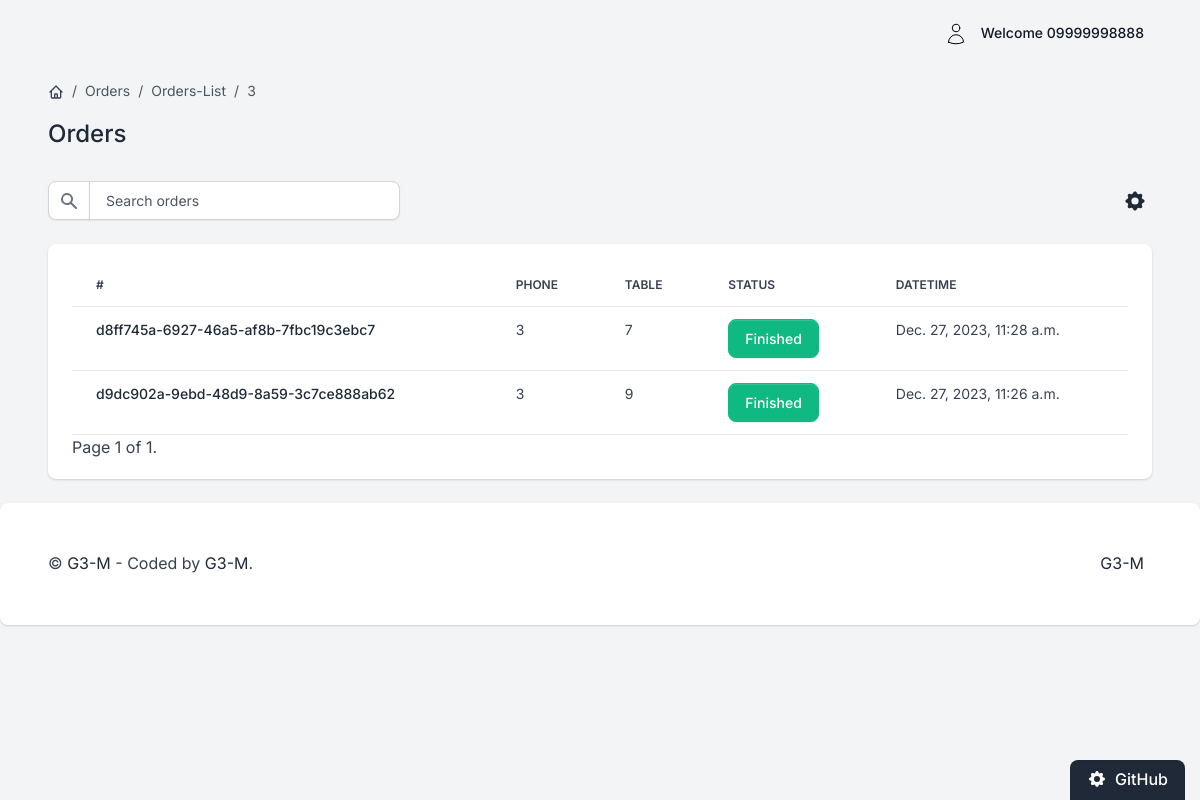
/orders/orders/3 (signed in), run on an earlier commit of the app's database.
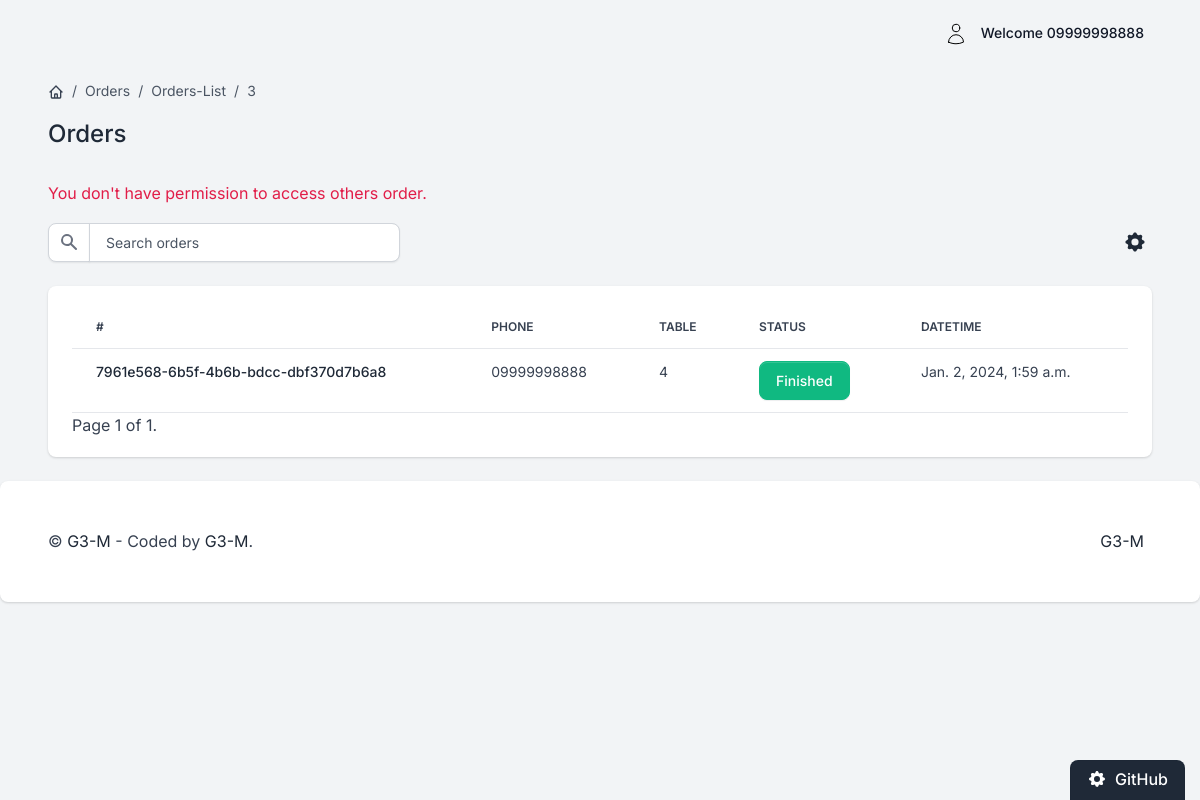
And on a later commit of the database.
### order/models.py (models this page shows, shortened)
class Order(BaseModel):
    status_fields = [("W", "Waiting"),
                     ("C", "Canceled"),
                     ("P", "Preparation"),
                     ("T", "Transmission"),
                     ("F", "Finished")]
    customer_phone = models.CharField(max_length=100, blank=True, null=True)
    id = models.UUIDField(primary_key=True, default=uuid.uuid4)
    status = models.CharField(max_length=1, choices=status_fields, default='W')
    table = models.ForeignKey(Table, on_delete=models.SET_NULL, null=True, related_name='orders')
    class Meta:
        ordering = ['-created_at']
        indexes = [
            models.Index(fields=['-created_at']),
        ]

### tables/models.py (models this page shows, shortened)
class Table(BaseModel):
    status_fields = [("R", "Reserved"), ("E", "Empty"), ("F", "Full"), ("T", "TakeAway")]
    number = models.PositiveIntegerField()
    status = models.CharField(max_length=1, choices=status_fields, default='E')

### order/views.py (the view)
# urls.py: path('orders/<str:phone>', views.ListOrderPhoneView.as_view(), name='phone-orders'),
class ListOrderPhoneView(LoginRequiredMixin, View):
    template_name = 'Order_ListPhoneOrder.html'
    paginate_by = 10
    def get(self, request, phone):
        phone = str(phone)
        if request.user.is_superuser or request.user.is_staff:
            orders = Order.objects.filter(customer_phone=phone).select_related('table').order_by('-created_at')
        else:
            if not str(request.user.phone_number) == phone:
                messages.error(request, "You don't have permission to access others order.")
                orders = Order.objects.filter(customer_phone=request.user.phone_number).select_related('table').order_by('-created_at')
            else:
                orders = Order.objects.filter(customer_phone=request.user.phone_number).select_related('table').order_by('-created_at')
        paginator = Paginator(orders, self.paginate_by)
        page = request.GET.get('page')
        try:
            orders = paginator.page(page)
        except PageNotAnInteger:
            orders = paginator.page(1)
        except EmptyPage:
            orders = paginator.page(paginator.num_pages)
        return render(request, self.template_name, {'user_order': orders, 'phone': phone})

### core/models.py (called while the page is built)
    def get_queryset(self):
        return super().get_queryset().filter(deleted_at__isnull=True)

### templates/Order_ListPhoneOrder.html (shortened to what this page needs)
{% extends "base.html" %}
{% block content %}
  <div class="d-flex justify-content-between flex-wrap flex-md-nowrap align-items-center py-4 mx-5">
      <div class="d-block mb-4 mb-md-0">
          <nav aria-label="breadcrumb" class="d-none d-md-inline-block">
              <ol class="breadcrumb breadcrumb-dark breadcrumb-transparent">
                  <li class="breadcrumb-item">
                      <a href="{% url 'core:home' %}">
                      </a>
                  </li>
                  <li class="breadcrumb-item active" aria-current="page">Orders</li>
                  <li class="breadcrumb-item active" aria-current="page">Orders-List</li>
                  <li class="breadcrumb-item active" aria-current="page">{{ phone }}</li>
              </ol>
          </nav>
          <h2 class="h4">Orders</h2>
      </div>
  </div>
    <div class="mx-5">
        {% if messages %}
            <p class="text-danger">
                {% for message in messages %}
                    {{ message }}
                {% endfor %}</p>
        {% endif %}
    </div>
  <div class="table-settings mb-4 mx-5">
      <div class="row align-items-center justify-content-between">
          <div class="col col-md-6 col-lg-3 col-xl-4">
              <div class="input-group me-2 me-lg-3 fmxw-400">
                  <span class="input-group-text">
                  </span>
                  <input type="text" class="form-control" placeholder="Search orders">
              </div>
          </div>
          <div class="col-4 col-md-2 col-xl-1 ps-md-0 text-end">
              <div class="dropdown">
                  <button class="btn btn-link text-dark dropdown-toggle dropdown-toggle-split m-0 p-1" data-bs-toggle="dropdown" aria-haspopup="true" aria-expanded="false">
                  </button>
              </div>
          </div>
      </div>
  </div>
  <div class="card card-body border-0 shadow table-wrapper table-responsive mx-5">
      <table class="table table-hover">
          <thead>
              <tr>
                  <th class="border-gray-200">#</th>
                  <th class="border-gray-200">Phone</th>
                  <th class="border-gray-200">Table</th>
                  <th class="border-gray-200">Status</th>
                  <th class="border-gray-200">DateTime</th>
              </tr>
          </thead>
          <tbody>
                  {% for order in user_order %}
                <tr>
                  <td>
                      <a href="{% url 'order:order-detail' order.id %}" class="fw-bold text-sm-start">
                          {{ order.id }}
                      </a>
                  </td>
                  <td>
                      <span class="fw-normal">{{ order.customer_phone }}</span>
                  </td>
                  <td><span class="fw-normal">{{ order.table.number}}</span></td>
                    {% if order.status == "F" %}
                        <td><span class="text-white btn btn-success">{{ order.get_status_display }}</span></td>
                    {% elif order.status == "C" %}
                        <td><span class="text-white btn btn-danger">{{ order.get_status_display }}</span></td>
                    {% elif order.status == "P" %}
                        <td><span class="text-white btn btn-tertiary">{{ order.get_status_display }}</span></td>
                    {% elif order.status == "T" %}
                        <td><span class="text-white btn btn-gray-700">{{ order.get_status_display }}</span></td>
                    {% elif order.status == "W" %}
                        <td><span class="text-white btn btn-info">{{ order.get_status_display }}</span></td>
                    {% endif %}
                <td><span class="fw-normal">{{ order.created_at }}</span></td>
              </tr>
          {% endfor %}
          </tbody>
      </table>
<div>
    <span>
        Page {{ user_order.number }} of {{ user_order.paginator.num_pages }}.
    </span>
</div>
  </div>
{% endblock content %}

What changed in the data, as far as the page shows it:
no longer on this page (row unchanged): Order: id "d8ff745a-6927-46a5-af8b-7fbc19c3ebc7", customer_phone "3", table.number "7", status "Finished", created_at "Dec. 27, 2023, 11:28 a.m."
no longer on this page (row edited): Order: id "d9dc902a-9ebd-48d9-8a59-3c7ce888ab62", customer_phone "3", table.number "9", status "Finished", created_at "Dec. 27, 2023, 11:26 a.m."
added Order: id "7961e568-6b5f-4b6b-bdcc-dbf370d7b6a8", customer_phone "09999998888", table.number "4", status "Finished", created_at "Jan. 2, 2024, 1:59 a.m."
Also different on the page:
new list line: "You don't have permission to access others order."
